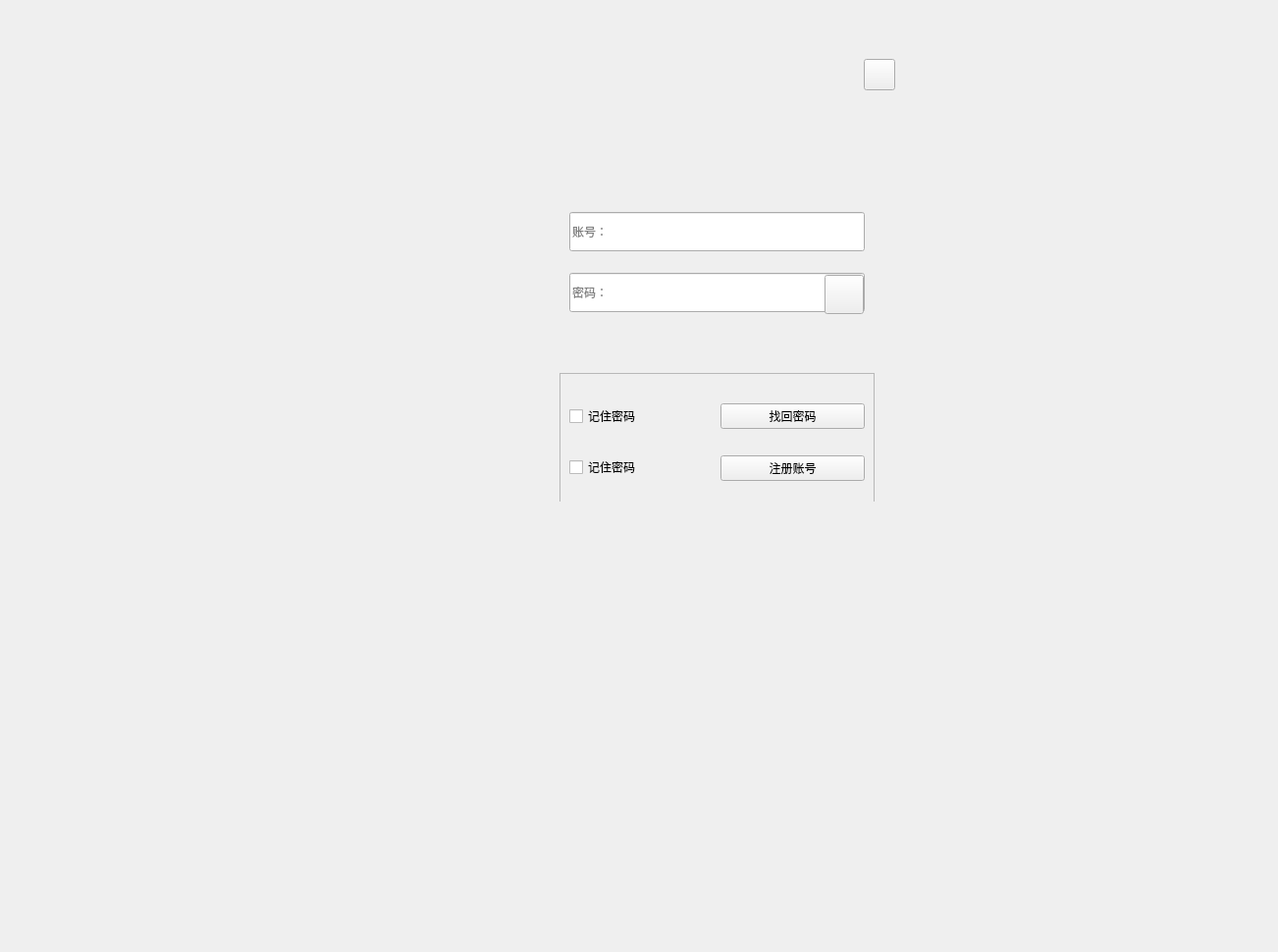
<?xml version="1.0" encoding="UTF-8"?>
<ui version="4.0">
 <class>Regist</class>
 <widget class="QWidget" name="Regist">
  <property name="geometry">
   <rect>
    <x>0</x>
    <y>0</y>
    <width>1302</width>
    <height>970</height>
   </rect>
  </property>
  <property name="windowTitle">
   <string>Form</string>
  </property>
  <widget class="QWidget" name="mywidget111" native="true">
   <property name="geometry">
    <rect>
     <x>150</x>
     <y>30</y>
     <width>781</width>
     <height>521</height>
    </rect>
   </property>
   <widget class="QWidget" name="widget_5" native="true">
    <property name="geometry">
     <rect>
      <x>30</x>
      <y>20</y>
      <width>831</width>
      <height>461</height>
     </rect>
    </property>
    <widget class="QWidget" name="widget_6" native="true">
     <property name="geometry">
      <rect>
       <x>490</x>
       <y>10</y>
       <width>111</width>
       <height>111</height>
      </rect>
     </property>
     <widget class="mylable" name="label_2">
      <property name="geometry">
       <rect>
        <x>20</x>
        <y>10</y>
        <width>80</width>
        <height>80</height>
       </rect>
      </property>
      <property name="minimumSize">
       <size>
        <width>80</width>
        <height>80</height>
       </size>
      </property>
      <property name="maximumSize">
       <size>
        <width>80</width>
        <height>80</height>
       </size>
      </property>
      <property name="text">
       <string/>
      </property>
     </widget>
    </widget>
    <widget class="QWidget" name="widget_7" native="true">
     <property name="geometry">
      <rect>
       <x>390</x>
       <y>60</y>
       <width>321</width>
       <height>251</height>
      </rect>
     </property>
     <widget class="QWidget" name="widget_8" native="true">
      <property name="geometry">
       <rect>
        <x>0</x>
        <y>10</y>
        <width>311</width>
        <height>221</height>
       </rect>
      </property>
      <widget class="QWidget" name="layoutWidget_2">
       <property name="geometry">
        <rect>
         <x>10</x>
         <y>80</y>
         <width>301</width>
         <height>141</height>
        </rect>
       </property>
       <layout class="QVBoxLayout" name="verticalLayout_4">
        <property name="bottomMargin">
         <number>5</number>
        </property>
        <item>
         <widget class="QLineEdit" name="lineEdit_3">
          <property name="minimumSize">
           <size>
            <width>0</width>
            <height>40</height>
           </size>
          </property>
          <property name="placeholderText">
           <string>账号：</string>
          </property>
         </widget>
        </item>
        <item>
         <widget class="QLineEdit" name="lineEdit_4">
          <property name="minimumSize">
           <size>
            <width>0</width>
            <height>40</height>
           </size>
          </property>
          <property name="text">
           <string/>
          </property>
          <property name="placeholderText">
           <string>密码：</string>
          </property>
         </widget>
        </item>
       </layout>
      </widget>
     </widget>
     <widget class="QWidget" name="widget_9" native="true">
      <property name="geometry">
       <rect>
        <x>230</x>
        <y>150</y>
        <width>121</width>
        <height>81</height>
       </rect>
      </property>
      <widget class="QPushButton" name="pushButton_5">
       <property name="geometry">
        <rect>
         <x>40</x>
         <y>20</y>
         <width>40</width>
         <height>40</height>
        </rect>
       </property>
       <property name="minimumSize">
        <size>
         <width>40</width>
         <height>40</height>
        </size>
       </property>
       <property name="maximumSize">
        <size>
         <width>40</width>
         <height>40</height>
        </size>
       </property>
       <property name="text">
        <string/>
       </property>
       <property name="shortcut">
        <string>Return</string>
       </property>
      </widget>
     </widget>
    </widget>
    <widget class="QFrame" name="frame_2">
     <property name="geometry">
      <rect>
       <x>390</x>
       <y>330</y>
       <width>321</width>
       <height>141</height>
      </rect>
     </property>
     <property name="frameShape">
      <enum>QFrame::StyledPanel</enum>
     </property>
     <property name="frameShadow">
      <enum>QFrame::Raised</enum>
     </property>
     <layout class="QHBoxLayout" name="horizontalLayout_2">
      <item>
       <layout class="QVBoxLayout" name="verticalLayout_5">
        <item>
         <widget class="QCheckBox" name="checkBox_3">
          <property name="text">
           <string>记住密码</string>
          </property>
         </widget>
        </item>
        <item>
         <widget class="QCheckBox" name="checkBox_4">
          <property name="text">
           <string>记住密码</string>
          </property>
         </widget>
        </item>
       </layout>
      </item>
      <item>
       <layout class="QVBoxLayout" name="verticalLayout_6">
        <item>
         <widget class="QPushButton" name="pushButton_6">
          <property name="text">
           <string>找回密码</string>
          </property>
         </widget>
        </item>
        <item>
         <widget class="QPushButton" name="pushButton_7">
          <property name="text">
           <string>注册账号</string>
          </property>
         </widget>
        </item>
       </layout>
      </item>
     </layout>
    </widget>
    <widget class="QPushButton" name="pushButton">
     <property name="geometry">
      <rect>
       <x>700</x>
       <y>10</y>
       <width>32</width>
       <height>32</height>
      </rect>
     </property>
     <property name="minimumSize">
      <size>
       <width>32</width>
       <height>32</height>
      </size>
     </property>
     <property name="maximumSize">
      <size>
       <width>32</width>
       <height>32</height>
      </size>
     </property>
     <property name="text">
      <string/>
     </property>
    </widget>
   </widget>
  </widget>
 </widget>
 <customwidgets>
  <customwidget>
   <class>mylable</class>
   <extends>QLabel</extends>
   <header>mylable.h</header>
  </customwidget>
 </customwidgets>
 <resources/>
 <connections/>
</ui>
